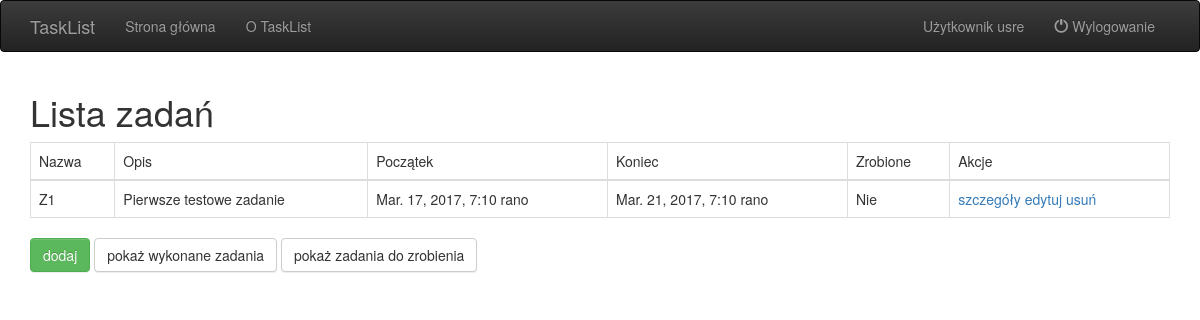
/tasks (signed in), run on an earlier commit of the app's database.
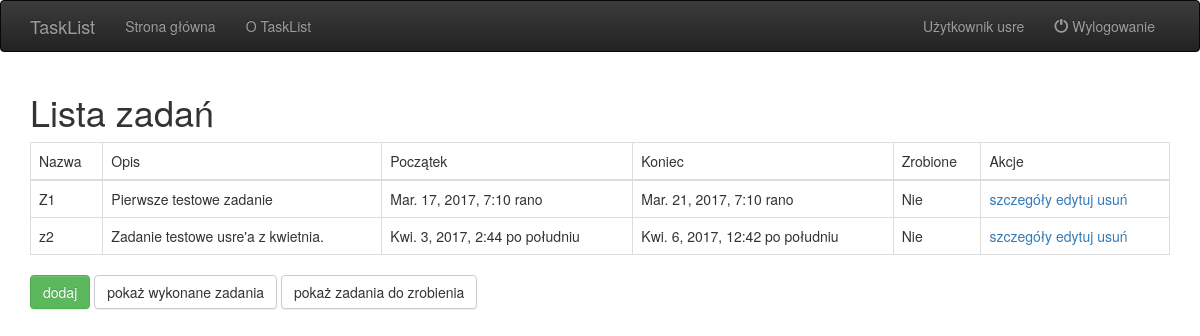
And on a later commit of the database.
### TaskList/models.py (models this page shows, shortened)
class Task(models.Model):
    user = models.ForeignKey(User)
    name = models.CharField(max_length=256)
    description = models.TextField(max_length=4000)
    start = models.DateTimeField(default=datetime.now)
    end = models.DateTimeField(default=datetime.now)
    done = models.BooleanField()

### TaskList/list_views.py (the view)
# urls.py: url(r'^tasks$', list_views.TaskList.as_view(), name='task_list'),
@method_decorator(login_required, name='dispatch')
class TaskList(ListView):
    allow_empty = True
    def get_queryset(self):
        return Task.objects.filter(user=self.request.user.pk)
    def get_context_data(self, **kwargs):
        context = super(TaskList, self).get_context_data(**kwargs)
        context['user'] = self.request.user
        return context

### TaskList/AuthenticationBackend.py (called while the page is built)
    def get_user(self, user_id):
        try:
            return User.objects.get(pk=user_id)
        except User.DoesNotExist:
            return None

### TaskList/templates/TaskList/task_list.html (shortened to what this page needs)
{% extends "layout.html" %}
{% block content %}
    <h1>Lista zadań</h1>
	<table class="table table-bordered">
		<thead>
		<tr>
			<td>Nazwa</td><td>Opis</td><td>Początek</td><td>Koniec</td><td>Zrobione</td><td>Akcje</td>
		</tr>
		</thead>
		<tbody>
		{% for task in object_list %}
		<tr>
			<td>{{task.name}}</td><td>{{task.description}}</td><td>{{task.start}}</td><td>{{task.end}}</td>
            <td>
				{% if task.done %}
                Tak
                {% else %}
                Nie
				{% endif %}
			</td>
			<td>
				<a href="{% url 'task_details' task.id %}">szczegóły</a>
				<a href="{% url 'task_edit' task.id %}">edytuj</a>
				<a href="{% url 'task_delete' task.id %}">usuń</a>
			</td>
		</tr>
        {% empty %}
        <tr>Brak zadań</tr>
		{% endfor %}
		</tbody>
	</table>
	<a class="btn btn-success" href="{% url 'task_new' %}">dodaj</a>
	<a class="btn btn-default" href="{% url 'task_list_done' %}">pokaż wykonane zadania</a>
	<a class="btn btn-default" href="{% url 'task_list_todo' %}">pokaż zadania do zrobienia</a>
{% endblock %}

### TaskList/templates/layout.html (shortened to what this page needs)
<!DOCTYPE html>
<html>
<head>
    {% load staticfiles %}
    <link rel="stylesheet" href="{% static 'css/bootstrap-theme.min.css' %}" />
    <link rel="stylesheet" href="{% static 'css/bootstrap.min.css' %}" />
</head>
<body>
<nav class="navbar navbar-inverse navbar-fixed">
    <div class="container">
        <div class="navbar-header">
            {% if user.is_authenticated %}
            <a class="navbar-brand" href="/tasks">TaskList</a>
            {% else %}
            <a class="navbar-brand" href="/">TaskList</a>
            {% endif %}
        </div>
        <div id="navbar" class="collapse navbar-collapse">
            <ul class="nav navbar-nav">
                <li><a href="/">Strona główna</a></li>
                <li><a href="/about">O TaskList</a></li>
            </ul>
            {% if user.is_authenticated %}
            <ul class="nav navbar-nav navbar-right">
                <li><a href="/user">Użytkownik {{user}}</a></li>
                <li><a href="/logout"><span class="glyphicon glyphicon-off"></span>&nbsp;Wylogowanie</a></li>
            </ul>
            {% endif %}
        </div>
    </div>
</nav>
<div class="container">
    {% block content %}
    {% endblock content %}
</div>
</body>
</html>

What changed in the data, as far as the page shows it:
added Task: name "z2", description "Zadanie testowe usre'a z kwietnia.", start "Kwi. 3, 2017, 2:44 po południu", end "Kwi. 6, 2017, 12:42 po południu", done "Nie"
